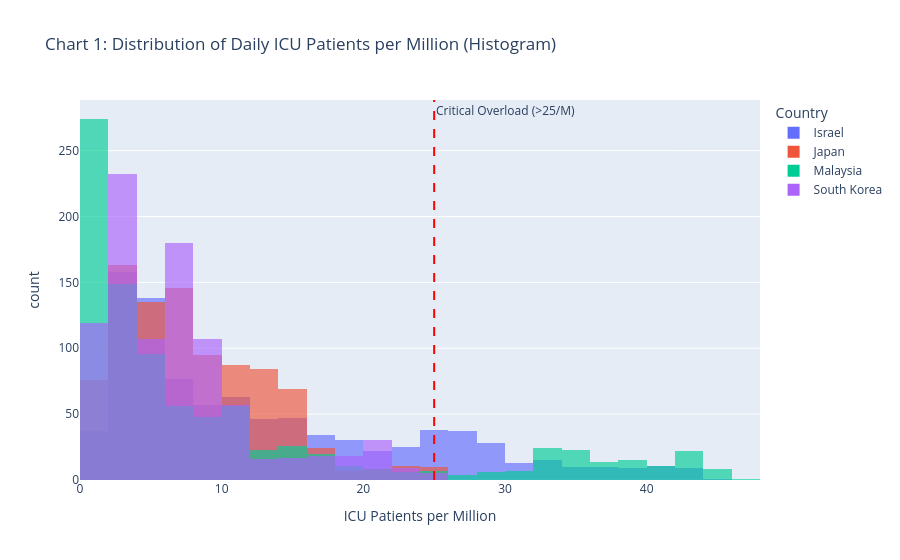

Notebook cell for this chart:
### Code cell
import plotly.express as px

# CHART 1: Interactive Histogram of ICU Load Distribution by Country (Rubric 3c & 3d)
fig_hist = px.histogram(
    df_clean,
    x='icu_per_million',
    color='location',
    nbins=30,
    barmode='overlay',
    opacity=0.65,
    title='Chart 1: Distribution of Daily ICU Patients per Million (Histogram)',
    labels={'icu_per_million': 'ICU Patients per Million', 'location': 'Country'}
)

# Add a vertical dashed line at 25/M to show our "Critical Overload" threshold!
fig_hist.add_vline(
    x=25, line_dash='dash', line_color='red',
    annotation_text='Critical Overload (>25/M)', annotation_position='top right'
)

fig_hist.show()

### Figure 1 — Plotly figure (JSON) as saved in the notebook; plotly's stock layout.template omitted (floating-point values rounded to 4 significant figures; data arrays with more than 128 entries replaced by an {"elided": "..."} marker saying what was removed)
{"data": [{"bingroup": "x", "hovertemplate": "Country=Israel<br>ICU Patients per Million=%{x}<br>count=%{y}<extra></extra>", "legendgroup": "Israel", "marker": {"color": "#636efa", "opacity": 0.65, "pattern": {"shape": ""}}, "name": "Israel", "nbinsx": 30, "orientation": "v", "showlegend": true, "type": "histogram", "x": {"elided": "915 float values"}, "xaxis": "x", "yaxis": "y"}, {"bingroup": "x", "hovertemplate": "Country=Japan<br>ICU Patients per Million=%{x}<br>count=%{y}<extra></extra>", "legendgroup": "Japan", "marker": {"color": "#EF553B", "opacity": 0.65, "pattern": {"shape": ""}}, "name": "Japan", "nbinsx": 30, "orientation": "v", "showlegend": true, "type": "histogram", "x": {"elided": "915 float values"}, "xaxis": "x", "yaxis": "y"}, {"bingroup": "x", "hovertemplate": "Country=Malaysia<br>ICU Patients per Million=%{x}<br>count=%{y}<extra></extra>", "legendgroup": "Malaysia", "marker": {"color": "#00cc96", "opacity": 0.65, "pattern": {"shape": ""}}, "name": "Malaysia", "nbinsx": 30, "orientation": "v", "showlegend": true, "type": "histogram", "x": {"elided": "915 float values"}, "xaxis": "x", "yaxis": "y"}, {"bingroup": "x", "hovertemplate": "Country=South Korea<br>ICU Patients per Million=%{x}<br>count=%{y}<extra></extra>", "legendgroup": "South Korea", "marker": {"color": "#ab63fa", "opacity": 0.65, "pattern": {"shape": ""}}, "name": "South Korea", "nbinsx": 30, "orientation": "v", "showlegend": true, "type": "histogram", "x": {"elided": "915 float values"}, "xaxis": "x", "yaxis": "y"}], "layout": {"annotations": [{"showarrow": false, "text": "Critical Overload (>25/M)", "x": 25, "xanchor": "left", "xref": "x", "y": 1, "yanchor": "top", "yref": "y domain"}], "barmode": "overlay", "legend": {"title": {"text": "Country"}, "tracegroupgap": 0}, "shapes": [{"line": {"color": "red", "dash": "dash"}, "type": "line", "x0": 25, "x1": 25, "xref": "x", "y0": 0, "y1": 1, "yref": "y domain"}], "title": {"text": "Chart 1: Distribution of Daily ICU Patients per Million (Histogram)"}, "xaxis": {"anchor": "y", "domain": [0, 1], "title": {"text": "ICU Patients per Million"}}, "yaxis": {"anchor": "x", "domain": [0, 1], "title": {"text": "count"}}}}
